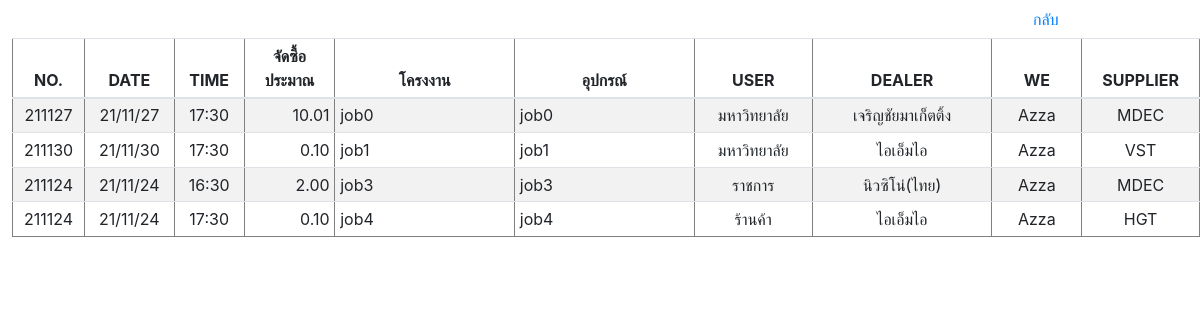
/customer/customer_look_up.php, run on an earlier commit of the app's database.
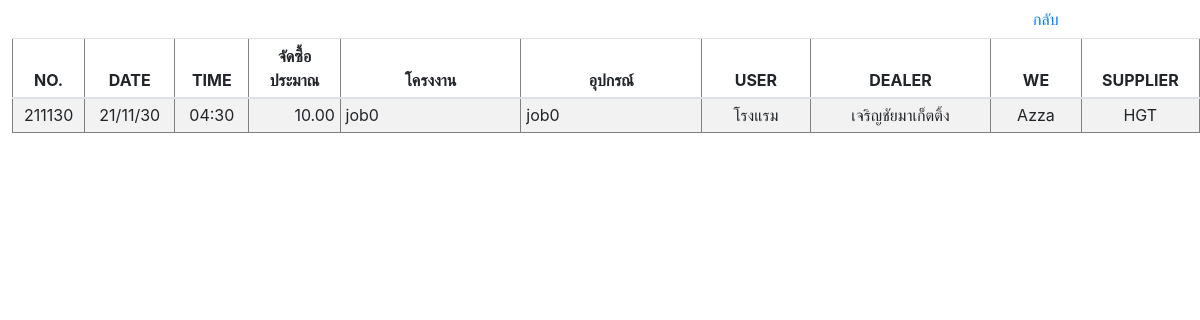
And on a later commit of the database.
### tables this page shows
CREATE TABLE `customer` (
  `REF_NO` varchar(255) NOT NULL,
  `CUSTOMER_ID` int(10) NOT NULL,
  `CREATE_DATE` varchar(255) NOT NULL,
  `TIME` varchar(255) NOT NULL,
  `AMOUNT` float NOT NULL,
  `PROJECT` varchar(255) NOT NULL,
  `EQUIPMENT` varchar(255) NOT NULL,
  `USER` varchar(255) NOT NULL,
  `UNIT` varchar(255) DEFAULT NULL,
  `BRANDNAME` varchar(255) NOT NULL,
  `SERIES` varchar(255) NOT NULL,
  `LOGO` varchar(255) DEFAULT NULL,
  `PROVINCE` varchar(255) NOT NULL,
  `DISTRICT` varchar(255) NOT NULL,
  `SUBDISTRICT` varchar(255) NOT NULL,
  `ZIPCODE` varchar(5) NOT NULL,
  `CONTACT` varchar(255) NOT NULL,
  `DEPARTMENT` varchar(255) NOT NULL,
  `NAME` varchar(255) NOT NULL,
  `PHONE` varchar(10) NOT NULL,
  `EMAIL` varchar(255) NOT NULL,
  `DEALER` varchar(255) NOT NULL,
  `WE` varchar(255) NOT NULL DEFAULT 'Azza',
  `SUPPLIER` varchar(255) NOT NULL
);

### customer/customer_look_up.php (the view, shortened to what this page needs)
<?php
$conn=new Databases;
$conn = $conn->__construct();
$JOB = $_POST['SEARCH_JOB'];
$SEARCH_USER = $_POST['SEARCH_USER'];
$SEARCH_DEALER = $_POST['SEARCH_DEALER'];
$query = "SELECT * FROM customer WHERE REF_NO LIKE '%$JOB%' AND USER LIKE '%$SEARCH_USER%' AND DEALER LIKE '%$SEARCH_DEALER%'";
$result = mysqli_query($conn, $query);
?>
<!DOCTYPE html PUBLIC "-//W3C//DTD XHTML 1.0 Transitional//EN" "http://www.w3.org/TR/xhtml1/DTD/xhtml1-transitional.dtd">
<html xmlns="http://www.w3.org/1999/xhtml">
<head>
<link rel="stylesheet" href="https://cdn.jsdelivr.net/npm/bootstrap@4.6.0/dist/css/bootstrap.min.css">
    <link href="https://unpkg.com/gijgo@1.9.13/css/gijgo.min.css" rel="stylesheet" type="text/css" />
</head>
<body>
<a style="margin-left:85%" class="btn btn-link" href="customer.php">กลับ</a>
<table border='1' style="width:99%;margin-left:1%" class="table table-striped table-sm">
  <thead align="center">
    <tr>
      <th>NO.</th>
      <th>DATE</th>
      <th>TIME</th>
      <th>จัดซื้อประมาณ</th>
      <th>โครงงาน</th>
      <th>อุปกรณ์</th>
      <th>USER</th>
      <th>DEALER</th>
      <th>WE</th>
      <th>SUPPLIER</th>
    </tr>
  </thead>
  <tbody>
      <?php
		while($row = mysqli_fetch_array($result))
		{$idx=0;
		?>
		<tr id=<?php echo $row["CUSTOMER_ID"] ;?>>
    	<td width="2%" align="center"><nobr><?php echo $row[$idx]; ?></nobr></td>
    	<td width="3%" align="center"><nobr><?php echo $row["CREATE_DATE"]; ?></nobr></td>
    	<td width="3%" align="center"><nobr><?php echo $row["TIME"]; ?></nobr></td>
    	<td width="5%" align="right"><nobr><?php echo number_format($row["AMOUNT"],2); ?></nobr></td>
    	<td width="10%" align="left"><nobr><?php echo $row["PROJECT"]; ?></nobr></td>
        <td width="10%" align="left"><nobr><?php echo $row["EQUIPMENT"]; ?></nobr></td>
        <td width="6%" align="center"><nobr><?php echo $row["USER"]; ?></nobr></td>
        <td width="10%" align="center"><nobr><?php echo $row["DEALER"]; ?></nobr></td>
        <td width="5%" align="center"><nobr><?php echo $row["WE"]; ?></nobr></td>
        <td width="5%" align="center"><nobr><?php echo $row["SUPPLIER"]; ?></nobr></td>
		</tr>
		<?php
	}
?>
   </tbody>
</table>
</body>
</body>
</html>

What changed in the data, as far as the page shows it:
removed customer: REF_NO "211130", CREATE_DATE "21/11/30", TIME "17:30", AMOUNT "0.10", PROJECT "job1", EQUIPMENT "job1", USER "มหาวิทยาลัย", DEALER "ไอเอ็มไอ", WE "Azza", SUPPLIER "VST"
removed customer: REF_NO "211124", CREATE_DATE "21/11/24", TIME "16:30", AMOUNT "2.00", PROJECT "job3", EQUIPMENT "job3", USER "ราชการ", DEALER "นิวซิโน่(ไทย)", WE "Azza", SUPPLIER "MDEC"
removed customer: REF_NO "211124", CREATE_DATE "21/11/24", TIME "17:30", AMOUNT "0.10", PROJECT "job4", EQUIPMENT "job4", USER "ร้านค้า", DEALER "ไอเอ็มไอ", WE "Azza", SUPPLIER "HGT"
changed customer "job0": REF_NO "211127" → "211130"; CREATE_DATE "21/11/27" → "21/11/30"; TIME "17:30" → "04:30"; AMOUNT "10.01" → "10.00"; USER "มหาวิทยาลัย" → "โรงแรม"; SUPPLIER "MDEC" → "HGT"
